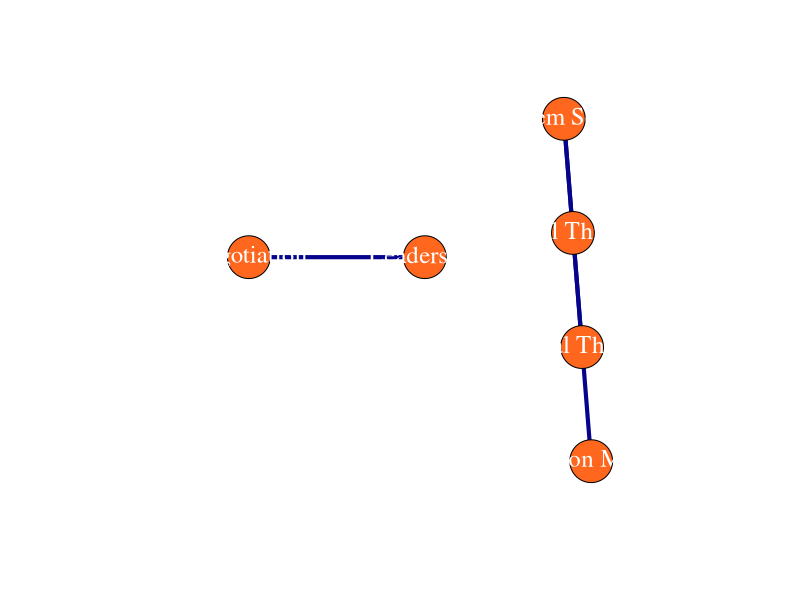
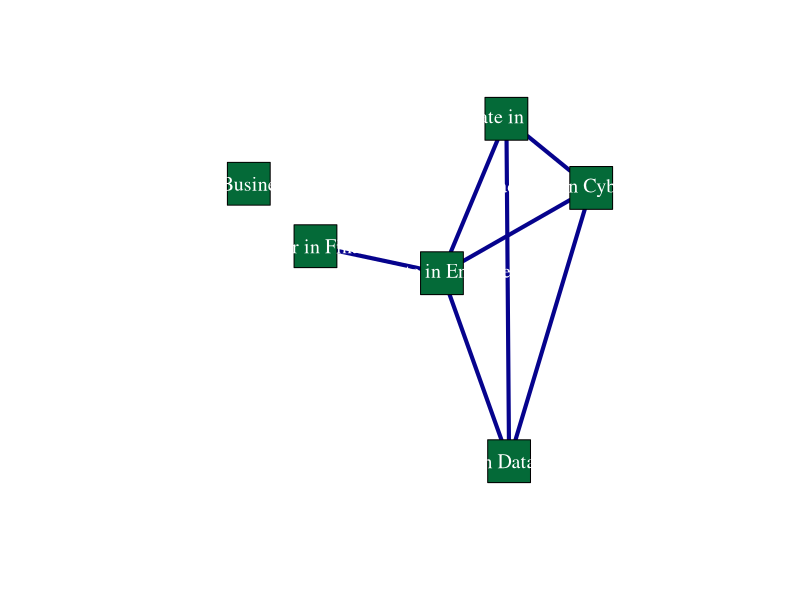

Reproduce these figures in R, in order.
library(readr)
Data_Figure2 <- read_csv("HypotheticalData.csv")

library(igraph)
# Figure Panel A
Network <- Data_Figure2

bn2 <- graph.data.frame(Network,directed=FALSE)
bipartite.mapping(bn2)
V(bn2)$type <- bipartite_mapping(bn2)$type
V(bn2)$color <- ifelse(V(bn2)$type, "green", "red")
V(bn2)$shape <- ifelse(V(bn2)$type, "square", "circle")
V(bn2)$label.cex <- ifelse(V(bn2)$type, 0.5, 1)
V(bn2)$size <- sqrt(igraph::degree(bn2))
E(bn2)$color <- "lightgrey"

bn2.pr <- bipartite.projection(bn2)
Programs <- bn2.pr$proj2
Skills <- bn2.pr$proj1
class(Skills)
#matw1 <- as.matrix(get.adjacency(Skills))

# Plot the network with node colors based on centrality
set.seed(56)
png("F2a.png", width = 15, height = 7, units = 'in', res = 300)
plot(Skills, vertex.label.color = "white", 
     vertex.label.cex = 1.5, 
     vertex.color = "#FF671F", 
     vertex.size = 25, 
     edge.width = 4, 
     edge.color = "#06038D", 
     layout = layout_components, main = "")
dev.off()

set.seed(56)
png("F2b.png", width = 15, height = 7, units = 'in', res = 300)
plot(Programs, vertex.label.color = "white", 
     vertex.label.cex = 1.2, 
     vertex.color = "#046A38", 
     vertex.size = 25, 
     edge.width = 4, 
     edge.color = "#06038D", 
     layout = layout_components, 
     main = "")
dev.off()
